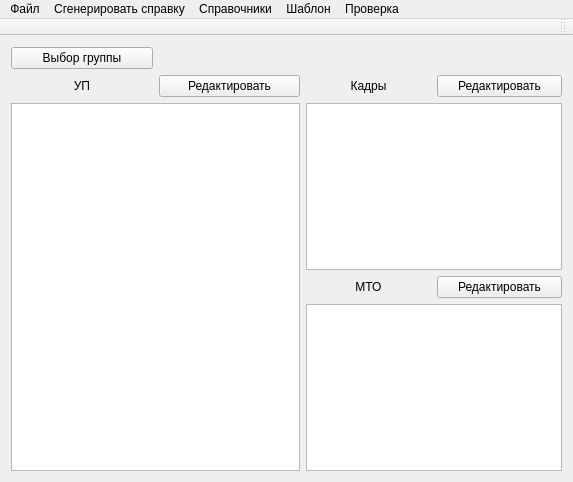
<?xml version="1.0" encoding="UTF-8"?>
<ui version="4.0">
 <class>QtGuiClass</class>
 <widget class="QMainWindow" name="QtGuiClass">
  <property name="geometry">
   <rect>
    <x>0</x>
    <y>0</y>
    <width>573</width>
    <height>482</height>
   </rect>
  </property>
  <property name="windowTitle">
   <string>QtGui</string>
  </property>
  <property name="iconSize">
   <size>
    <width>48</width>
    <height>48</height>
   </size>
  </property>
  <widget class="QWidget" name="centralWidget">
   <layout class="QGridLayout" name="gridLayout">
    <item row="1" column="0" rowspan="2" colspan="2">
     <layout class="QGridLayout" name="gridLayout_3">
      <item row="0" column="1">
       <widget class="QPushButton" name="pushButton">
        <property name="font">
         <font>
          <pointsize>9</pointsize>
         </font>
        </property>
        <property name="text">
         <string>Редактировать</string>
        </property>
       </widget>
      </item>
      <item row="0" column="0">
       <widget class="QLabel" name="label">
        <property name="font">
         <font>
          <pointsize>9</pointsize>
         </font>
        </property>
        <property name="text">
         <string>УП</string>
        </property>
        <property name="scaledContents">
         <bool>false</bool>
        </property>
        <property name="alignment">
         <set>Qt::AlignCenter</set>
        </property>
        <property name="wordWrap">
         <bool>false</bool>
        </property>
       </widget>
      </item>
      <item row="1" column="0" colspan="2">
       <widget class="QListWidget" name="listWidget"/>
      </item>
     </layout>
    </item>
    <item row="2" column="2">
     <layout class="QGridLayout" name="gridLayout_5">
      <item row="0" column="0">
       <widget class="QLabel" name="label_3">
        <property name="font">
         <font>
          <pointsize>9</pointsize>
         </font>
        </property>
        <property name="text">
         <string>МТО</string>
        </property>
        <property name="scaledContents">
         <bool>false</bool>
        </property>
        <property name="alignment">
         <set>Qt::AlignCenter</set>
        </property>
        <property name="wordWrap">
         <bool>false</bool>
        </property>
       </widget>
      </item>
      <item row="0" column="1">
       <widget class="QPushButton" name="pushButton_3">
        <property name="font">
         <font>
          <pointsize>9</pointsize>
         </font>
        </property>
        <property name="text">
         <string>Редактировать</string>
        </property>
       </widget>
      </item>
      <item row="1" column="0" colspan="2">
       <widget class="QListWidget" name="listWidget_3"/>
      </item>
     </layout>
    </item>
    <item row="0" column="1" colspan="2">
     <spacer name="horizontalSpacer">
      <property name="orientation">
       <enum>Qt::Horizontal</enum>
      </property>
      <property name="sizeHint" stdset="0">
       <size>
        <width>389</width>
        <height>20</height>
       </size>
      </property>
     </spacer>
    </item>
    <item row="0" column="0">
     <widget class="QPushButton" name="pushButton_group">
      <property name="font">
       <font>
        <pointsize>9</pointsize>
       </font>
      </property>
      <property name="text">
       <string>Выбор группы</string>
      </property>
     </widget>
    </item>
    <item row="1" column="2">
     <layout class="QGridLayout" name="gridLayout_4">
      <item row="0" column="0">
       <widget class="QLabel" name="label_2">
        <property name="font">
         <font>
          <pointsize>9</pointsize>
         </font>
        </property>
        <property name="text">
         <string>Кадры</string>
        </property>
        <property name="scaledContents">
         <bool>false</bool>
        </property>
        <property name="alignment">
         <set>Qt::AlignCenter</set>
        </property>
        <property name="wordWrap">
         <bool>false</bool>
        </property>
       </widget>
      </item>
      <item row="0" column="1">
       <widget class="QPushButton" name="pushButton_2">
        <property name="font">
         <font>
          <pointsize>9</pointsize>
         </font>
        </property>
        <property name="text">
         <string>Редактировать</string>
        </property>
       </widget>
      </item>
      <item row="1" column="0" colspan="2">
       <widget class="QListWidget" name="listWidget_2"/>
      </item>
     </layout>
    </item>
   </layout>
  </widget>
  <widget class="QMenuBar" name="menuBar">
   <property name="geometry">
    <rect>
     <x>0</x>
     <y>0</y>
     <width>573</width>
     <height>26</height>
    </rect>
   </property>
   <property name="defaultUp">
    <bool>false</bool>
   </property>
   <widget class="QMenu" name="menu">
    <property name="title">
     <string>Файл</string>
    </property>
    <addaction name="action"/>
    <addaction name="action_2"/>
    <addaction name="action_3"/>
   </widget>
   <widget class="QMenu" name="menu_2">
    <property name="title">
     <string>Сгенерировать справку</string>
    </property>
    <addaction name="action_PDF"/>
    <addaction name="action_DOCX"/>
    <addaction name="action_PDF_2"/>
    <addaction name="action_DOCX_2"/>
   </widget>
   <widget class="QMenu" name="menu_3">
    <property name="title">
     <string>Справочники</string>
    </property>
    <addaction name="action_15"/>
    <addaction name="action_5"/>
    <addaction name="action_6"/>
    <addaction name="action_7"/>
    <addaction name="action_8"/>
   </widget>
   <widget class="QMenu" name="menu_4">
    <property name="title">
     <string>Шаблон</string>
    </property>
    <addaction name="action_10"/>
    <addaction name="action_11"/>
   </widget>
   <widget class="QMenu" name="menu_5">
    <property name="title">
     <string>Проверка</string>
    </property>
    <addaction name="action_12"/>
    <addaction name="action_13"/>
    <addaction name="action_14"/>
   </widget>
   <addaction name="menu"/>
   <addaction name="menu_2"/>
   <addaction name="menu_3"/>
   <addaction name="menu_4"/>
   <addaction name="menu_5"/>
  </widget>
  <widget class="QToolBar" name="mainToolBar">
   <property name="windowTitle">
    <string/>
   </property>
   <property name="layoutDirection">
    <enum>Qt::RightToLeft</enum>
   </property>
   <attribute name="toolBarArea">
    <enum>TopToolBarArea</enum>
   </attribute>
   <attribute name="toolBarBreak">
    <bool>false</bool>
   </attribute>
  </widget>
  <action name="action">
   <property name="text">
    <string>Открыть</string>
   </property>
  </action>
  <action name="action_2">
   <property name="text">
    <string>Сохранить</string>
   </property>
  </action>
  <action name="action_3">
   <property name="text">
    <string>Сохранить как...</string>
   </property>
  </action>
  <action name="action_PDF">
   <property name="text">
    <string>МТО PDF</string>
   </property>
  </action>
  <action name="action_DOCX">
   <property name="text">
    <string>МТО DOCX</string>
   </property>
  </action>
  <action name="action_PDF_2">
   <property name="text">
    <string>КО PDF</string>
   </property>
  </action>
  <action name="action_DOCX_2">
   <property name="text">
    <string>КО DOCX</string>
   </property>
  </action>
  <action name="action_5">
   <property name="text">
    <string>Справочник ППС</string>
   </property>
  </action>
  <action name="action_6">
   <property name="text">
    <string>Справочник УП</string>
   </property>
  </action>
  <action name="action_7">
   <property name="text">
    <string>Справочник Г.Н.</string>
   </property>
  </action>
  <action name="action_8">
   <property name="text">
    <string>Справочник КО формул</string>
   </property>
  </action>
  <action name="action_10">
   <property name="text">
    <string>Загрузить шаблон МТО</string>
   </property>
  </action>
  <action name="action_11">
   <property name="text">
    <string>Загрузить шаблон КО</string>
   </property>
  </action>
  <action name="action_12">
   <property name="text">
    <string>Заполнены аудитории</string>
   </property>
  </action>
  <action name="action_13">
   <property name="text">
    <string>Заполнены кадры</string>
   </property>
  </action>
  <action name="action_14">
   <property name="text">
    <string>Проверка %</string>
   </property>
  </action>
  <action name="action_15">
   <property name="text">
    <string>Справочник аудиторий</string>
   </property>
  </action>
 </widget>
 <layoutdefault spacing="6" margin="11"/>
 <tabstops>
  <tabstop>pushButton_group</tabstop>
  <tabstop>listWidget</tabstop>
  <tabstop>pushButton</tabstop>
  <tabstop>listWidget_2</tabstop>
  <tabstop>pushButton_2</tabstop>
  <tabstop>listWidget_3</tabstop>
  <tabstop>pushButton_3</tabstop>
 </tabstops>
 <resources>
  <include location="QtGui.qrc"/>
 </resources>
 <connections/>
</ui>
